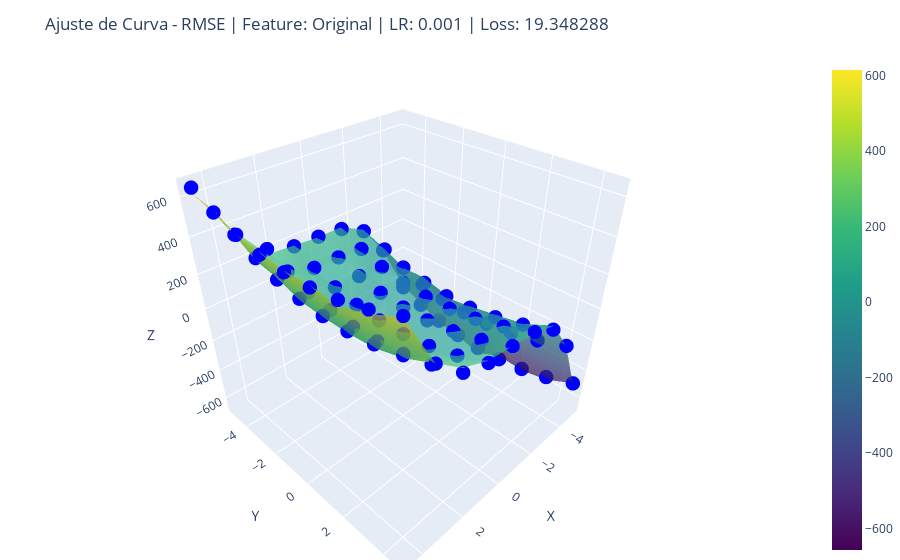

The notebook cell saved with this chart:
### Markdown cell above
### RMSE

### Code cell
_ = plot_best_by_loss(df_result, "RMSE", df, features_normalized, features_pradonized)
